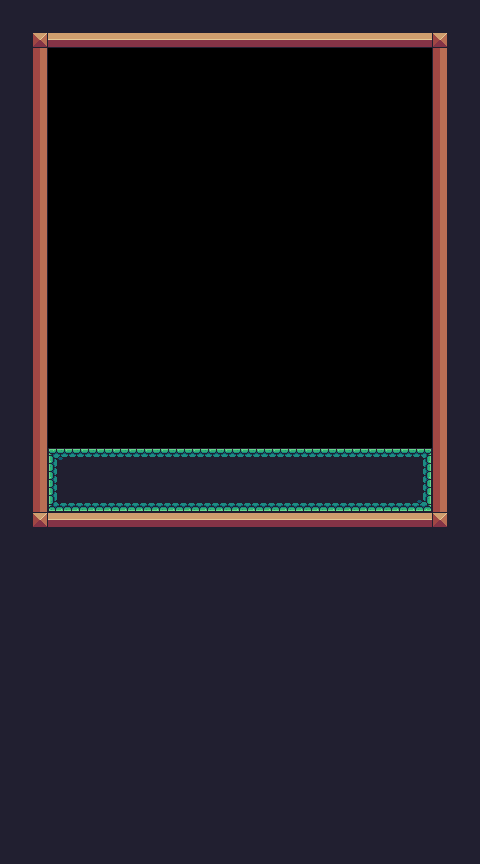

The image is a tile-based game level rendered from a .tmx file. Its description and source (layers, tilesets, objects; grid data summarised) follow:
An orthogonal 30x54 tile map with 16x16 px tiles, 3 tile layers (Background, Ground, Sky) and 6 objects (4x Wall, Player, Ground).

<map version="1.10" tiledversion="1.10.2" orientation="orthogonal" renderorder="right-down" width="30" height="54" tilewidth="16" tileheight="16" infinite="0" nextlayerid="6" nextobjectid="9">
 <tileset firstgid="1" source="RabbitsChallenge.tsx" />
 <layer id="1" name="Background" width="30" height="54">
  <data>[1620 cells, 924 non-empty, 4 distinct tile ids]</data>
 </layer>
 <layer id="2" name="Ground" width="30" height="54">
  <data>[1620 cells, 96 non-empty, 9 distinct tile ids]</data>
 </layer>
 <layer id="3" name="Sky" width="30" height="54">
  <data>[1620 cells, 0 non-empty, 0 distinct tile ids]</data>
 </layer>
 <objectgroup id="4" name="Spawnpoints">
  <object id="2" name="Player" type="Player" x="63.5" y="392.167" width="33" height="31.5" />
 </objectgroup>
 <objectgroup id="5" name="Collisions">
  <object id="3" type="Wall" x="32.6667" y="32.6667" width="15.3333" height="494" />
  <object id="4" type="Wall" x="432.667" y="32.6667" width="14" height="494" />
  <object id="5" type="Wall" x="48" y="512" width="382.667" height="14.6667" />
  <object id="7" type="Wall" x="48.6667" y="32.6667" width="383.333" height="16" />
  <object id="8" type="Ground" x="48" y="448" width="384" height="64" />
 </objectgroup>
</map>
